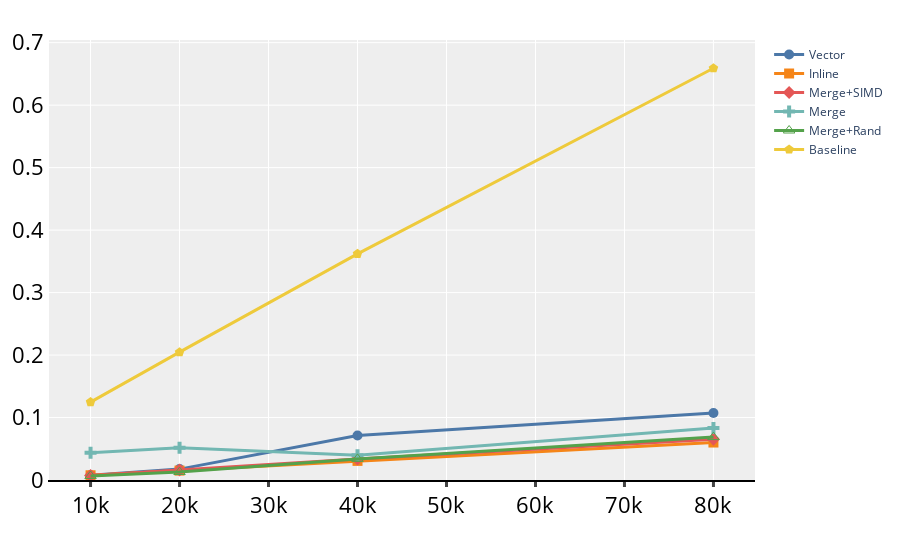

Write notebook code for a chart like this one.
### Code cell
# runtime v=5000
fig = go.Figure()
func_alias=['Vector', 'Inline', 'Merge+SIMD', 'Merge', 'Merge+Rand', 'Baseline']
for j, func in enumerate(func_alias):
    same = result.loc[(result['function']==func)&(result['#E']==10000)]
    fig.add_trace(go.Scatter(x=same['#E'], y=same["runtime"],  name=f"{func}",
                            mode='lines+markers', marker=dict(symbol=marker_symbols[j],size=10),
                            line=dict(color=colorq[j], width=3)))

fig.update_layout(xaxis=dict(showline=True, showgrid=True,
                             linecolor='rgb(0, 0, 0)', linewidth=2,rangemode="nonnegative",
                             tickwidth=3, tickfont=num_font, ticks='outside'),
                  yaxis=dict(tickfont=num_font, zeroline=False, showticklabels=True,
                             rangemode="nonnegative",
                             showline=True),
                  #showlegend=True,legend=dict(traceorder="reversed"),
                  margin=dict(autoexpand=True, l=40, r=20, t=40),
                  plot_bgcolor="#eeeeee"
                  )
fig.show()
fig.write_image("runtime_v5000.pdf")

### Figure 1 — Plotly figure (JSON) as saved in the notebook; plotly's stock layout.template omitted (floating-point values rounded to 4 significant figures)
{"data": [{"line": {"color": "#4C78A8", "width": 3}, "marker": {"size": 10, "symbol": "circle"}, "mode": "lines+markers", "name": "Vector", "type": "scatter", "x": [10000, 20000, 40000, 80000], "y": ["0.00777012", "0.0174179", "0.0712628", "0.107335"]}, {"line": {"color": "#F58518", "width": 3}, "marker": {"size": 10, "symbol": "square"}, "mode": "lines+markers", "name": "Inline", "type": "scatter", "x": [10000, 20000, 40000, 80000], "y": ["0.00757747", "0.0150607", "0.0306062", "0.0599726"]}, {"line": {"color": "#E45756", "width": 3}, "marker": {"size": 10, "symbol": "diamond"}, "mode": "lines+markers", "name": "Merge+SIMD", "type": "scatter", "x": [10000, 20000, 40000, 80000], "y": ["0.00702384", "0.0161769", "0.0335857", "0.0650424"]}, {"line": {"color": "#72B7B2", "width": 3}, "marker": {"size": 10, "symbol": "cross"}, "mode": "lines+markers", "name": "Merge", "type": "scatter", "x": [10000, 20000, 40000, 80000], "y": ["0.0438011", "0.0515486", "0.0396801", "0.0831368"]}, {"line": {"color": "#54A24B", "width": 3}, "marker": {"size": 10, "symbol": "triangle-up-open"}, "mode": "lines+markers", "name": "Merge+Rand", "type": "scatter", "x": [10000, 20000, 40000, 80000], "y": ["0.00647002", "0.012773", "0.0337839", "0.0686521"]}, {"line": {"color": "#EECA3B", "width": 3}, "marker": {"size": 10, "symbol": "pentagon"}, "mode": "lines+markers", "name": "Baseline", "type": "scatter", "x": [10000, 20000, 40000, 80000], "y": ["0.124726", "0.204598", "0.362023", "0.659076"]}], "layout": {"margin": {"autoexpand": true, "l": 40, "r": 20, "t": 40}, "plot_bgcolor": "#eeeeee", "xaxis": {"linecolor": "rgb(0, 0, 0)", "linewidth": 2, "rangemode": "nonnegative", "showgrid": true, "showline": true, "tickfont": {"color": "#000000", "size": 22}, "ticks": "outside", "tickwidth": 3}, "yaxis": {"rangemode": "nonnegative", "showline": true, "showticklabels": true, "tickfont": {"color": "#000000", "size": 22}, "zeroline": false}}}
